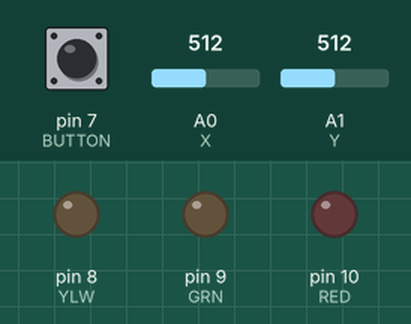
This sketch was run on a simulated Arduino Uno, built with avr-gcc and run on an emulated ATmega328P. Shown: output pins drawn as LEDs (lit = HIGH). The test bench sets the inputs (shaded band); at power-on: A0 (X) = 512, A1 (Y) = 512, pin 7 (BUTTON) LOW.

Above: at 1.2 s.
1.3 s: A0 (X) set to 738
2.8 s: A0 (X) set to 769
At 3.4 s:
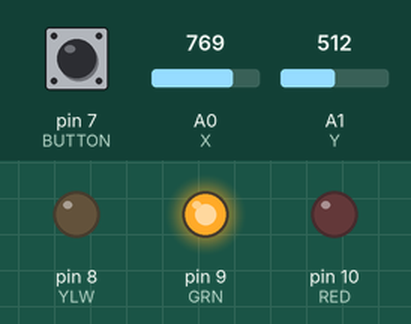
4.3 s: A1 (Y) set to 738
5.8 s: A1 (Y) set to 765
At 6.9 s:
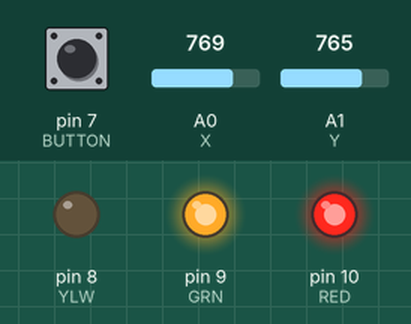
7.3 s: pin 7 (BUTTON) pulled HIGH for 0.15 s
At 7.37 s:
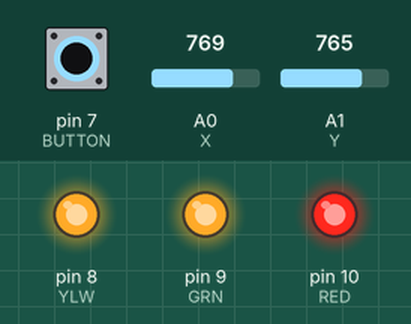
8.9 s: A0 (X) set to 740
At 9.2 s:
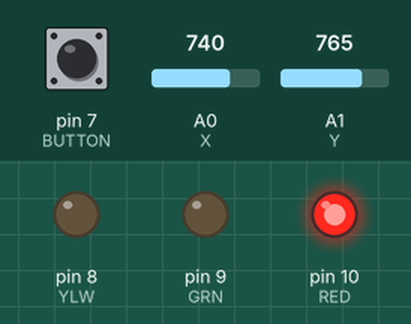
Timing chart, 0 to 11.4 s (numbered marks = the images above; inputs shaded):
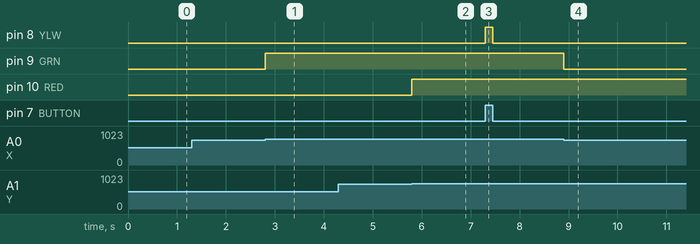

The sketch:

JoyStick_RYG.ino
```cpp
#define X A0
#define Y A1
#define BUTTON 7
#define YLW 8
#define GRN 9
#define RED 10


void setup() {
  // put your setup code here, to run once:
Serial.begin(9600);
pinMode(BUTTON,INPUT);
pinMode(YLW,OUTPUT);
pinMode(GRN,OUTPUT);
pinMode(RED,OUTPUT);
}

void loop() {
  // put your main code here, to run repeatedly:
  int Switch = digitalRead(BUTTON);
  float X_coordinate = analogRead(X);
  float Y_coordinate = analogRead(Y);


  if(X_coordinate > 750 || X_coordinate < 250)
    digitalWrite(GRN,HIGH);
  else
    digitalWrite(GRN,LOW);

    if(Y_coordinate > 750 || Y_coordinate < 250)
    digitalWrite(RED,HIGH);
  else
    digitalWrite(RED,LOW);

  if(Switch == HIGH)
    digitalWrite(YLW,HIGH);
  else
    digitalWrite(YLW,LOW);

}
```

Measured:
- the behaviour switches between 750 and 751 on A0 (X) (found by bisection; images 0 and 1)
- the behaviour switches between 750 and 751 on A1 (Y) (found by bisection; images 1 and 2)
- after the input at 1.3 s, every drawn part: stays the same
- after the input at 2.8 s, pin 9 (GRN): LOW → HIGH at once
- after the input at 4.3 s, every drawn part: stays the same
- after the input at 5.8 s, pin 10 (RED): LOW → HIGH at once
- after the input at 7.3 s, pin 8 (YLW): LOW → HIGH at once, → LOW 0.15 s later
- after the input at 8.9 s, pin 9 (GRN): HIGH → LOW at once
